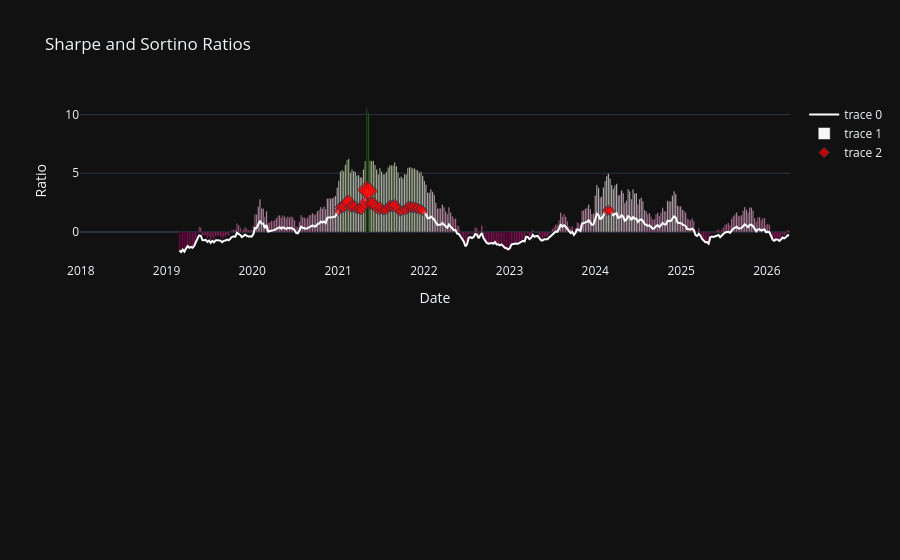

Here is the notebook cell this chart was saved with:
### Code cell
sharpe_top_dates_eth = eth_w.sharpe_ratio().index[eth_mask["sharpe_top"]]
sharpe_top_values_eth = eth_w.sharpe_ratio()[eth_mask["sharpe_top"]]

fig_eth_ss = make_subplots(rows=2, cols=1)

fig_eth_ss.add_trace(go.Scatter(
    x=eth_w.sharpe_ratio().index,
    y=eth_w.sharpe_ratio(),
    marker_color='white')
    , row=1, col=1)
fig_eth_ss.add_trace(go.Bar(
    x=eth_w.sortino_ratio().index,
    y=eth_w.sortino_ratio(),
    marker_color=eth_w.sortino_ratio())
    , row=1, col=1)
fig_eth_ss.add_trace(go.Scatter(
    x=sharpe_top_dates_eth,
    y=sharpe_top_values_eth,
    mode='markers',
    marker=dict(size=sharpe_top_values_eth*4, color='red', symbol='diamond'),
), row=1, col=1)

fig_eth_ss.update_layout(title="Sharpe and Sortino Ratios", xaxis_title="Date", yaxis_title="Ratio", template="plotly_dark")
fig_eth_ss

### Figure 1 — Plotly figure (JSON) as saved in the notebook; plotly's stock layout.template omitted (floating-point values rounded to 4 significant figures; data arrays with more than 128 entries replaced by an {"elided": "..."} marker saying what was removed)
{"data": [{"marker": {"color": "white"}, "type": "scatter", "x": {"elided": "432 str values"}, "xaxis": "x", "y": {"elided": "432 float values"}, "yaxis": "y"}, {"marker": {"color": {"elided": "432 float values"}}, "type": "bar", "x": {"elided": "432 str values"}, "xaxis": "x", "y": {"elided": "432 float values"}, "yaxis": "y"}, {"marker": {"color": "red", "size": [7.207, 8.462, 8.689, 8.429, 9.35, 10.14, 10.34, 8.508, 8.875, 8.685, 8.51, 7.881, 7.93, 7.608, 7.552, 8.774, 9.889, 14.35, 13.89, 9.735, 9.711, 9.744, 9.016, 8.272, 7.525, 8.473, 7.838, 7.442, 7.477, 7.757, 8.425, 8.816, 8.798, 8.744, 9.122, 8.575, 7.784, 6.932, 7.103, 7.539, 7.448, 8.431, 8.565, 8.516, 8.34, 8.412, 8.114, 8.028, 7.586, 7.804, 7.147, 7.238, 7.475, 7.188], "symbol": "diamond"}, "mode": "markers", "type": "scatter", "x": ["2021-01-04T00:00:00", "2021-01-11T00:00:00", "2021-01-18T00:00:00", "2021-01-25T00:00:00", "2021-02-01T00:00:00", "2021-02-08T00:00:00", "2021-02-15T00:00:00", "2021-02-22T00:00:00", "2021-03-01T00:00:00", "2021-03-08T00:00:00", "2021-03-15T00:00:00", "2021-03-22T00:00:00", "2021-03-29T00:00:00", "2021-04-05T00:00:00", "2021-04-12T00:00:00", "2021-04-19T00:00:00", "2021-04-26T00:00:00", "2021-05-03T00:00:00", "2021-05-10T00:00:00", "2021-05-17T00:00:00", "2021-05-24T00:00:00", "2021-05-31T00:00:00", "2021-06-07T00:00:00", "2021-06-14T00:00:00", "2021-06-21T00:00:00", "2021-06-28T00:00:00", "2021-07-05T00:00:00", "2021-07-12T00:00:00", "2021-07-19T00:00:00", "2021-07-26T00:00:00", "2021-08-02T00:00:00", "2021-08-09T00:00:00", "2021-08-16T00:00:00", "2021-08-23T00:00:00", "2021-08-30T00:00:00", "2021-09-06T00:00:00", "2021-09-13T00:00:00", "2021-09-20T00:00:00", "2021-09-27T00:00:00", "2021-10-11T00:00:00", "2021-10-18T00:00:00", "2021-10-25T00:00:00", "2021-11-01T00:00:00", "2021-11-08T00:00:00", "2021-11-15T00:00:00", "2021-11-22T00:00:00", "2021-11-29T00:00:00", "2021-12-06T00:00:00", "2021-12-13T00:00:00", "2021-12-20T00:00:00", "2021-12-27T00:00:00", "2024-02-19T00:00:00", "2024-02-26T00:00:00", "2024-03-04T00:00:00"], "xaxis": "x", "y": [1.802, 2.115, 2.172, 2.107, 2.337, 2.535, 2.585, 2.127, 2.219, 2.171, 2.127, 1.97, 1.983, 1.902, 1.888, 2.194, 2.472, 3.588, 3.472, 2.434, 2.428, 2.436, 2.254, 2.068, 1.881, 2.118, 1.96, 1.86, 1.869, 1.939, 2.106, 2.204, 2.199, 2.186, 2.28, 2.144, 1.946, 1.733, 1.776, 1.885, 1.862, 2.108, 2.141, 2.129, 2.085, 2.103, 2.028, 2.007, 1.897, 1.951, 1.787, 1.809, 1.869, 1.797], "yaxis": "y"}], "layout": {"title": {"text": "Sharpe and Sortino Ratios"}, "xaxis": {"anchor": "y", "domain": [0, 1], "title": {"text": "Date"}}, "xaxis2": {"anchor": "y2", "domain": [0, 1]}, "yaxis": {"anchor": "x", "domain": [0.575, 1], "title": {"text": "Ratio"}}, "yaxis2": {"anchor": "x2", "domain": [0, 0.425]}}}
